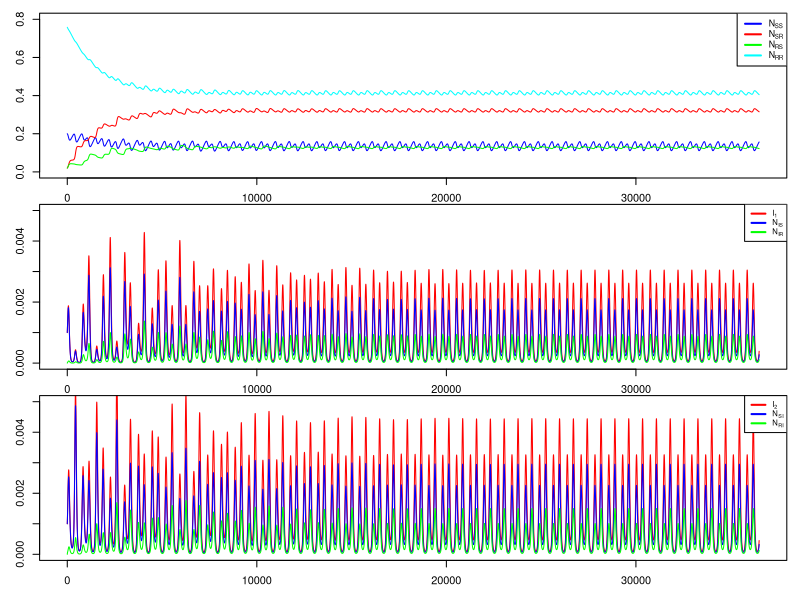
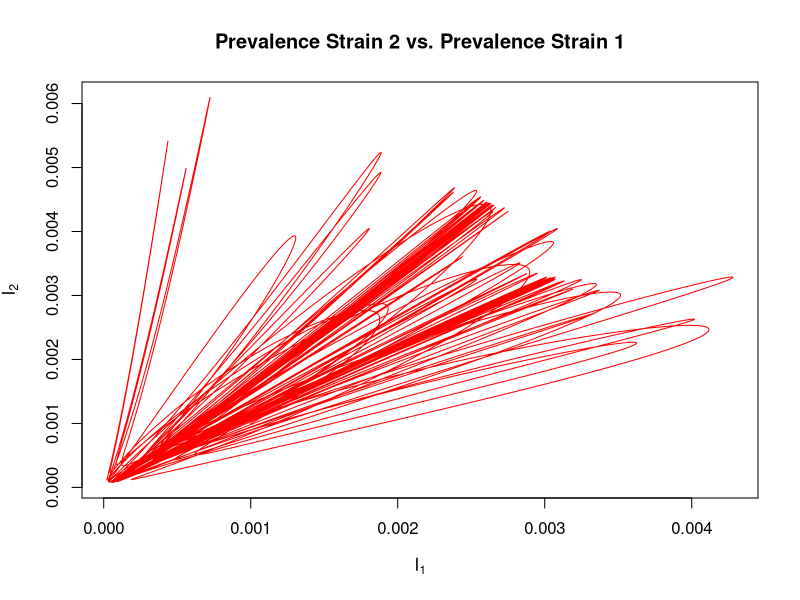

Generate these figures, in order, with R:
####### Two Strains with Competition ############################################################
## Two-strain model with optional sinusoidal forcing
## Implemented with deSolve (lsoda) in R
## August 2015
## Authors: Igor Vasiljevic and Sarah Cobey, 
## with R implementation by Sylvia Ranjeva 
##################################################################################################

# load package to solve ODEs from R
require(deSolve)

## Function to output system of ODE's at each time point #########################################
diff_eqs <- function(t,y,p){
  beta = p[[1]]
  gamma = p[[2]]
  mu = p[[3]]
  alpha = p[[4]]
  epsilon = p[[5]]
  omega = p[[6]]
  forcing = p[[7]]
  
  if(forcing == 1){
      force = 1 + epsilon*cos(omega*t) # seasonal forcing
  }
  if(forcing == 0){
      force = 1 # no forcing
  }
 
  N = y
  
  with(as.list(p),{
    NSS = N[1]
    NIS = N[2]
    NRS = N[3]
    NSI = N[4]
    NRI = N[5]
    NSR = N[6]
    NIR = N[7]
    I1 = NIS + NIR
    I2 = NSI + NRI
    
    #adjust transmission rate according to forcing
    beta = beta*force
    
    #differential equations
    dNSS.dt = mu - NSS*(beta[1]*I1 + beta[2]*I2) - mu*NSS
    dNIS.dt = NSS*(beta[1]*I1) - gamma[1]*NIS - mu*NIS
    dNRS.dt = gamma[1]*NIS - alpha[2]*beta[2]*I2*NRS - mu*NRS
    dNSI.dt = beta[2]*NSS*I2 - gamma[2]*NSI - mu*NSI
    dNRI.dt = alpha[2]*beta[2]*I2*NRS - gamma[2]*NRI - mu*NRI
    dNSR.dt = gamma[2]*NSI - alpha[1]*beta[1]*I1*NSR - mu*NSR
    dNIR.dt = alpha[1]*beta[1]*I1*NSR - gamma[1]*NIR - mu*NIR
    return(list(c(dNSS.dt,dNIS.dt,dNRS.dt, dNSI.dt, dNRI.dt, dNSR.dt, dNIR.dt)))
  })
}

#### Run the simulation ##############################################################################
# specify initial conditions
NSS = 0.2
NIS = 1e-3
NRS = 0.02
NRI = 0.0
NSI = 1e-3
NSR = 0.02
NIR = 0.0

# specify model parameters
beta = c(5,5)/7
gamma = c(1,1)/7
mu = 1/(10*365)
alpha = c(.2,.5)
epsilon = .1
omega = 2*(pi/365)
# optional observation noise
obs_sd = 0

# turn on/off forcing
forcing = 1

#specify simulation times
t_start = 0
t_end = 100*365
delta_t = .1

#parameters
params = list(beta = beta,
gamma = gamma,
mu = mu,
alpha = alpha,
epsilon = epsilon,
omega = omega,
forcing = forcing)

#time sequence
t = seq(from=t_start,to=t_end,by=delta_t)

#initial conditions
N = c(NSS, NIS, NRS, NSI, NRI, NSR, NIR)

#simulate #####################################################
out = ode(y=N,times=t,func=diff_eqs,parms=params)

time = out[,1]
I1 = out[,3] + out[,8]
I2 = out[,5] + out[,6]

# add optional observation noise
if(obs_sd > 0){
  errors <- rnorm(length(I1), mean = 1, sd = obs_sd)
  I1 <- I1*errors
  I2 <- I2*errors
}

NSS = out[,2]
NIS = out[,3]
NRS = out[,4]
NSI = out[,5]
NRI = out[,6]
NSR = out[,7]
NIR = out[,8]
NRR = 1-rowSums(out[,2:8],)

output <- data.frame(time = time,
                     NSS = NSS,
                     NIS = NIS,
                     NRS = NRS,
                     NSI = NSI,
                     NRI = NRI,
                     NSR = NSR,
                     NIR = NIR,
                     NRR = NRR,
                     I1 = I1,
                     I2 = I2)

# Plotting #############################################################

## plot time-series #####################################################
filename = "time_series.png"
png(filename)

# plotting parameters
par(mfrow = c(3, 1),     # 3x1 layout
    oma = c(2, 2, 0, 0), # two rows of text at the outer left and bottom margin
    mar = c(1, 1, 1, 1), # space for one row of text at ticks and to separate plots
    mgp = c(2, 1, 0),    # axis label at 2 rows distance, tick labels at 1 row
    xpd = FALSE)            # allow content to protrude into outer margin (and beyond)

plot(time,NSS,ylim=c(0,.8),type="l", col = "blue", lwd=1,xlab = "", ylab="Fraction Uninfected", cex = 2)
  lines(time, NSR, col="red")
  lines(time, NRS, col = "green")
  lines(time, NRR, col = "cyan")
  legend('topright', legend = c(expression('N'["SS"]), expression('N'["SR"]), expression('N'["RS"]),expression('N'["RR"]) ), lwd = 2, col = c("blue","red","green", "cyan"), cex = .8 )
plot(time, I1, ylim = c(0,.005), type = 'l', col = "red", lwd =1 ,xlab = "", ylab= "Prevalence Strain 1")
  lines(time, NIS, col = "blue")
  lines(time, NIR, col = "green")
  legend('topright', legend = c(expression('I'[1]), expression('N'["IS"]), expression('N'["IR"])) , lwd = 2, col = c("red","blue","green") , cex = .7)
plot(time, I2, ylim = c(0,.005), type = 'l', col = "red", lwd =1 , xlab = "Time", ylab= "Prevalence Strain 2")
  lines(time, NSI, col = "blue")
  lines(time, NRI, col = "green")
  legend('topright', legend = c(expression('I'[2]), expression('N'["SI"]), expression('N'["RI"])) , lwd = 2, col = c("red","blue","green"), cex = .7 )
dev.off()

## plot I1 vs I2 #####################################################
filename = "I1_vs_I2.png"
png(filename)
par(mfrow=c(1,1))
plot(I1, I2, type = 'l', col = "red", lwd =1 , xlab = expression('I'[1]), ylab= expression('I'[2]), main = "Prevalence Strain 2 vs. Prevalence Strain 1")
dev.off()
